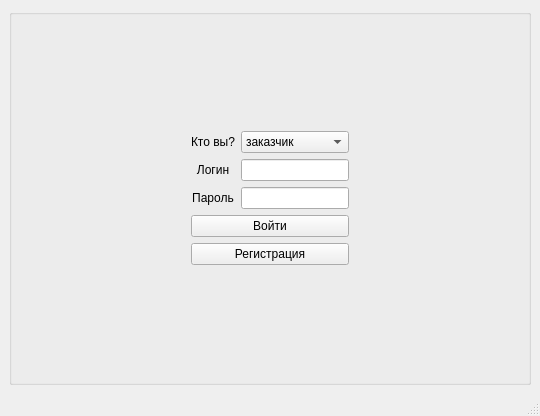
<?xml version="1.0" encoding="UTF-8"?>
<ui version="4.0">
 <class>Login</class>
 <widget class="QMainWindow" name="Login">
  <property name="enabled">
   <bool>true</bool>
  </property>
  <property name="geometry">
   <rect>
    <x>0</x>
    <y>0</y>
    <width>540</width>
    <height>416</height>
   </rect>
  </property>
  <property name="windowTitle">
   <string>Вход</string>
  </property>
  <property name="windowIcon">
   <iconset>
    <normaloff>C:/Users/stan_/Downloads/123.png</normaloff>C:/Users/stan_/Downloads/123.png</iconset>
  </property>
  <property name="animated">
   <bool>true</bool>
  </property>
  <widget class="QWidget" name="centralwidget">
   <layout class="QGridLayout" name="gridLayout_10">
    <item row="0" column="0">
     <widget class="QGroupBox" name="groupBox">
      <property name="title">
       <string/>
      </property>
      <layout class="QGridLayout" name="gridLayout_9">
       <item row="0" column="1">
        <spacer name="verticalSpacer">
         <property name="orientation">
          <enum>Qt::Vertical</enum>
         </property>
         <property name="sizeHint" stdset="0">
          <size>
           <width>20</width>
           <height>225</height>
          </size>
         </property>
        </spacer>
       </item>
       <item row="1" column="1">
        <layout class="QGridLayout" name="gridLayout_7">
         <item row="2" column="0">
          <widget class="QLabel" name="label_passwd_3">
           <property name="enabled">
            <bool>true</bool>
           </property>
           <property name="sizePolicy">
            <sizepolicy hsizetype="Preferred" vsizetype="Preferred">
             <horstretch>0</horstretch>
             <verstretch>0</verstretch>
            </sizepolicy>
           </property>
           <property name="baseSize">
            <size>
             <width>0</width>
             <height>0</height>
            </size>
           </property>
           <property name="focusPolicy">
            <enum>Qt::StrongFocus</enum>
           </property>
           <property name="text">
            <string>Пароль</string>
           </property>
           <property name="alignment">
            <set>Qt::AlignCenter</set>
           </property>
          </widget>
         </item>
         <item row="1" column="0">
          <widget class="QLabel" name="label_login_3">
           <property name="enabled">
            <bool>true</bool>
           </property>
           <property name="sizePolicy">
            <sizepolicy hsizetype="Preferred" vsizetype="Preferred">
             <horstretch>0</horstretch>
             <verstretch>0</verstretch>
            </sizepolicy>
           </property>
           <property name="baseSize">
            <size>
             <width>0</width>
             <height>0</height>
            </size>
           </property>
           <property name="focusPolicy">
            <enum>Qt::StrongFocus</enum>
           </property>
           <property name="text">
            <string>Логин</string>
           </property>
           <property name="alignment">
            <set>Qt::AlignCenter</set>
           </property>
          </widget>
         </item>
         <item row="0" column="0">
          <widget class="QLabel" name="label_4">
           <property name="enabled">
            <bool>true</bool>
           </property>
           <property name="sizePolicy">
            <sizepolicy hsizetype="Preferred" vsizetype="Preferred">
             <horstretch>0</horstretch>
             <verstretch>0</verstretch>
            </sizepolicy>
           </property>
           <property name="baseSize">
            <size>
             <width>0</width>
             <height>0</height>
            </size>
           </property>
           <property name="focusPolicy">
            <enum>Qt::StrongFocus</enum>
           </property>
           <property name="text">
            <string>Кто вы?</string>
           </property>
           <property name="alignment">
            <set>Qt::AlignCenter</set>
           </property>
          </widget>
         </item>
         <item row="0" column="1">
          <widget class="QComboBox" name="comboBox_3">
           <property name="enabled">
            <bool>true</bool>
           </property>
           <property name="sizePolicy">
            <sizepolicy hsizetype="Preferred" vsizetype="Fixed">
             <horstretch>0</horstretch>
             <verstretch>0</verstretch>
            </sizepolicy>
           </property>
           <property name="baseSize">
            <size>
             <width>0</width>
             <height>0</height>
            </size>
           </property>
           <property name="focusPolicy">
            <enum>Qt::StrongFocus</enum>
           </property>
           <item>
            <property name="text">
             <string>заказчик</string>
            </property>
           </item>
           <item>
            <property name="text">
             <string>оператор</string>
            </property>
           </item>
          </widget>
         </item>
         <item row="2" column="1">
          <widget class="QLineEdit" name="lineEdit_passwd_3">
           <property name="enabled">
            <bool>true</bool>
           </property>
           <property name="sizePolicy">
            <sizepolicy hsizetype="Preferred" vsizetype="Fixed">
             <horstretch>0</horstretch>
             <verstretch>0</verstretch>
            </sizepolicy>
           </property>
           <property name="baseSize">
            <size>
             <width>0</width>
             <height>0</height>
            </size>
           </property>
           <property name="focusPolicy">
            <enum>Qt::StrongFocus</enum>
           </property>
           <property name="alignment">
            <set>Qt::AlignCenter</set>
           </property>
          </widget>
         </item>
         <item row="1" column="1">
          <widget class="QLineEdit" name="lineEdit_login_3">
           <property name="enabled">
            <bool>true</bool>
           </property>
           <property name="sizePolicy">
            <sizepolicy hsizetype="Preferred" vsizetype="Fixed">
             <horstretch>0</horstretch>
             <verstretch>0</verstretch>
            </sizepolicy>
           </property>
           <property name="baseSize">
            <size>
             <width>0</width>
             <height>0</height>
            </size>
           </property>
           <property name="focusPolicy">
            <enum>Qt::StrongFocus</enum>
           </property>
           <property name="alignment">
            <set>Qt::AlignCenter</set>
           </property>
          </widget>
         </item>
        </layout>
       </item>
       <item row="2" column="1">
        <layout class="QGridLayout" name="gridLayout_8">
         <item row="1" column="0">
          <widget class="QPushButton" name="pushButton_signIn_3">
           <property name="text">
            <string>Войти</string>
           </property>
          </widget>
         </item>
         <item row="2" column="0">
          <widget class="QPushButton" name="pushButton_signUp_3">
           <property name="text">
            <string>Регистрация</string>
           </property>
          </widget>
         </item>
        </layout>
       </item>
       <item row="1" column="0">
        <spacer name="horizontalSpacer_2">
         <property name="orientation">
          <enum>Qt::Horizontal</enum>
         </property>
         <property name="sizeHint" stdset="0">
          <size>
           <width>135</width>
           <height>20</height>
          </size>
         </property>
        </spacer>
       </item>
       <item row="1" column="2">
        <spacer name="horizontalSpacer">
         <property name="orientation">
          <enum>Qt::Horizontal</enum>
         </property>
         <property name="sizeHint" stdset="0">
          <size>
           <width>135</width>
           <height>20</height>
          </size>
         </property>
        </spacer>
       </item>
       <item row="3" column="1">
        <spacer name="verticalSpacer_2">
         <property name="orientation">
          <enum>Qt::Vertical</enum>
         </property>
         <property name="sizeHint" stdset="0">
          <size>
           <width>20</width>
           <height>225</height>
          </size>
         </property>
        </spacer>
       </item>
      </layout>
     </widget>
    </item>
   </layout>
  </widget>
  <widget class="QMenuBar" name="menubar">
   <property name="geometry">
    <rect>
     <x>0</x>
     <y>0</y>
     <width>540</width>
     <height>21</height>
    </rect>
   </property>
  </widget>
  <widget class="QStatusBar" name="statusbar"/>
 </widget>
 <resources/>
 <connections/>
</ui>
